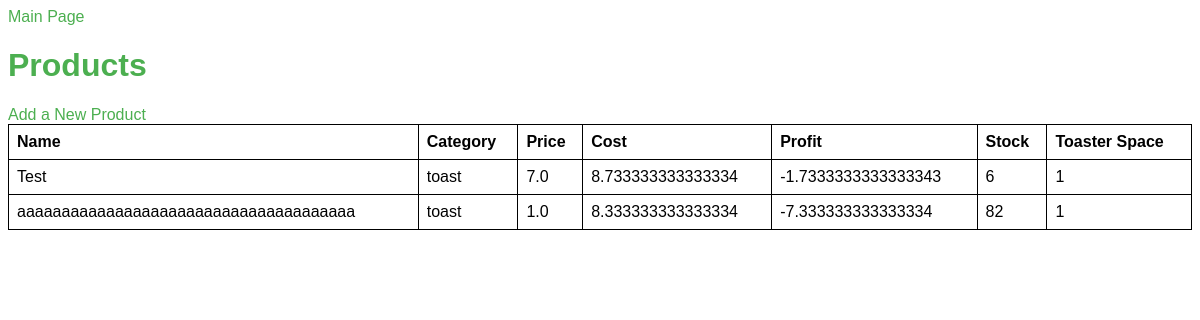
Page /products on the committed database.
### backend/app/models/product_table.py (models this page shows, shortened)
class Product(Base):
    __tablename__ = "products"
    product_id = Column(Integer, primary_key=True, index=True)
    name = Column(String, index=True)
    category = Column(String)  # 'raw ingredient' or 'toast'
    price_per_unit = Column(Float)
    cost_per_unit = Column(Float)  # Cost price per unit
    profit_per_unit = Column(Float)  # Profit per unit
    stock_quantity = Column(Integer, default=0)
    toaster_space = Column(Integer, default=0)  # For toast products
    sales = relationship("Sale", back_populates="product")
    product_toast_rounds = relationship("ProductToastround", back_populates="product")
    product_ingredients = relationship("ProductIngredient", back_populates="product", cascade="all, delete-orphan")

### backend/app/services/admin_webpage.py (the view)
@app.route('/products')
def products():
    try:
        products = database.get_all_products()  # Fetch all products from the database
        return render_template(PRODUCTS_TEMPLATE, products=products)
    except Exception as e:
        logging.error(f"Error in products: {e}", exc_info=e)
        return render_template(PRODUCTS_TEMPLATE, products=[], error_message=str(e))

### backend/app/chame_app/database_instance.py (called while the page is built)
    def get_session(self):
        try:
            return self.SessionLocal()
        except Exception as e:
            raise RuntimeError(f"get_session failed: {e}") from e

    def get_all_products(self, session=None) -> List[Product]:
        close_session = False
        if session is None:
            session = self.get_session()
            close_session = True
        try:
            products = session.query(Product).options(
                joinedload(Product.product_ingredients).joinedload(ProductIngredient.ingredient)
            ).all()
            return products
        except Exception as e:
            raise RuntimeError(f"get_all_products failed: {e}") from e
        finally:
            if close_session:
                session.close()

### frontend/admin_webpage/templates/products.html (shortened to what this page needs)
<!DOCTYPE html>
<html lang="en">
<head>
    <link rel="stylesheet" href="{{ url_for('static', filename='css/style.css') }}">
</head>
<body>
    <a href="/">Main Page</a>
    <h1>Products</h1>
    <a href="{{ url_for('add_product') }}">Add a New Product</a>
    <table>
        <thead>
            <tr>
                <th>Name</th>
                <th>Category</th>
                <th>Price</th>
                <th>Cost</th>
                <th>Profit</th>
                <th>Stock</th>
                <th>Toaster Space</th>
            </tr>
        </thead>
        <tbody>
            {% for product in products %}
                <tr>
                    <td>{{ product.name }}</td>
                    <td>{{ product.category }}</td>
                    <td>{{ product.price_per_unit }}</td>
                    <td>{{ product.cost_per_unit }}</td>
                    <td>{{ product.profit_per_unit }}</td>
                    <td>{{ product.stock_quantity }}</td>
                    <td>{{ product.toaster_space }}</td>
                </tr>
            {% endfor %}
        </tbody>
    </table>
</body>
</html>

### frontend/admin_webpage/static/css/style.css (style rules this page uses)
body { font-family: Arial, sans-serif; }
h1 { color: #4CAF50; }
table { width: 100%; border-collapse: collapse; }
table, th, td { border: 1px solid black; }
th, td { padding: 8px; text-align: left; }
a { color: #4CAF50; text-decoration: none; }

### rows in the picture
Product: name "Test", category "toast", price_per_unit "7.0", cost_per_unit "8.733333333333334", profit_per_unit "-1.7333333333333343", stock_quantity "6", toaster_space "1"
Product: name "aaaaaaaaaaaaaaaaaaaaaaaaaaaaaaaaaaaaaa", category "toast", price_per_unit "1.0", cost_per_unit "8.333333333333334", profit_per_unit "-7.333333333333334", stock_quantity "82", toaster_space "1"
